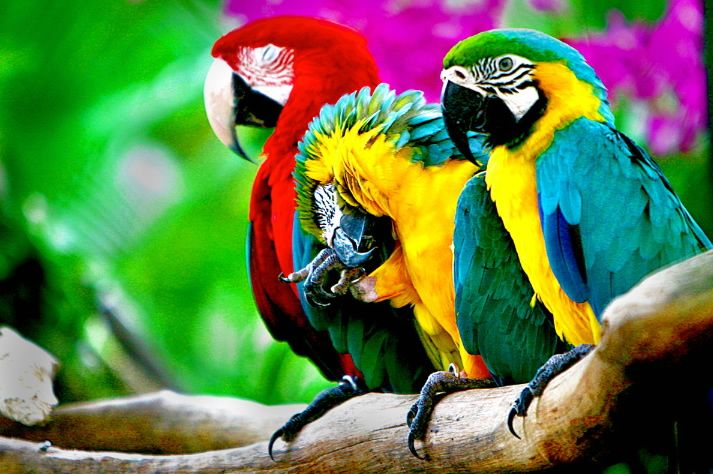
#> input picture kMeans/parrots.jpg, 713 x 474 px
$ python kmeans.py
#> lines starting #> are read from the running program, lines starting #| are printed output that depends on the picture
# tested on Python 3.6.3
# work dir must contain: parrots.jpg
# compresses an image with kmeans and calculates PSNR metrics

import numpy  as np
import sklearn.cluster  # http://scikit-learn.org/stable/
import skimage          # http://scikit-image.org/
import skimage.io
#import os               # https://docs.python.org/3/library/os.html
import pylab            # https://scipy.github.io/old-wiki/pages/PyLab
import math             # https://docs.python.org/2/library/math.html

# set cd
#os.chdir('D:\Programming\Python\IntroML\kMeans')

# load image
image   =  skimage.io.imread('parrots.jpg')
#> image is the input picture: shape (474, 713, 3); mean R, G, B 96.8, 122.9, 72.5
#pylab.imshow(image)
# convert to float
imfloat = skimage.img_as_float(image)
dim     = np.shape(imfloat)[0:2]
#> dim = (474, 713)

# restructure data for kmeans
objfeat = np.zeros((dim[0]*dim[1],np.shape(imfloat)[2]))
k = 0
for i in range(dim[0]):
    for j in range(dim[1]):
        objfeat[k] = imfloat[i,j]
        k+=1
#> after the loop, k = 337962

# fit kmeans and define clusters for our data
kmeans = sklearn.cluster.KMeans(n_clusters = 11, init='k-means++', \
                                random_state=241)
result = kmeans.fit_predict(objfeat)

# change the color of each cluster to its mean/median
objfeat_mean = np.zeros((dim[0]*dim[1],3))
objfeat_medi = np.zeros((dim[0]*dim[1],3))

for i in range(kmeans.n_clusters):
    cluster_i     = [x for x in range(len(result)) if result[x]==i]
    colors_i      = [objfeat[x] for x in cluster_i]
    color_i_mean  = [np.array(colors_i)[:,j].mean() for j in range(3)]
    color_i_medi  = [np.median(np.array(colors_i)[:,j]) for j in range(3)]
    for obj in cluster_i:
        objfeat_mean[obj] = color_i_mean
        objfeat_medi[obj] = color_i_medi
#> this loop made 11 passes
#> (color_i_mean, color_i_medi) on passes 1 to 11: ([0.416, 0.299, 0.0865], [0.412, 0.314, 0.051]), ([0.791, 0.829, 0.803], [0.8, 0.831, 0.796]), ([0.954, 0.826, 0.0427], [0.984, 0.843, 0.0157]), ([0.0822, 0.634, 0.0447], [0.0431, 0.643, 0.0196]), ([0.0351, 0.0808, 0.0246], [0.00784, 0.0314, 0.00392]), ([0.0486, 0.614, 0.671], [0.0196, 0.604, 0.647]), ([0.782, 0.0769, 0.698], [0.792, 0.0157, 0.71]), ([0.573, 0.534, 0.447], [0.569, 0.537, 0.443]), ([0.0753, 0.362, 0.309], [0.0314, 0.361, 0.306]), ([0.341, 0.809, 0.421], [0.337, 0.812, 0.427]), ([0.822, 0.0798, 0.0299], [0.827, 0.0588, 0.0118])

image_new_mean = np.zeros((dim[0],dim[1],3))
image_new_medi = np.zeros((dim[0],dim[1],3))

k = 0
for i in range(dim[0]):
    for j in range(dim[1]):
        image_new_mean[i,j] = objfeat_mean[k]
        image_new_medi[i,j] = objfeat_medi[k]
        k+=1
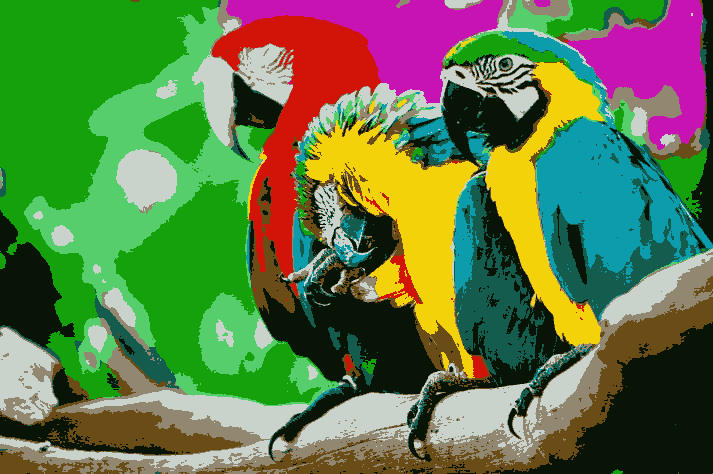
#> image_new_mean: shape (474, 713, 3) float64; mean of channels 0, 1, 2 0.38, 0.482, 0.284; drawn as R, G, B
#> after the loop, k = 337962

# show resulting images
pylab.imshow(image_new_mean)
pylab.show()
pylab.imshow(image_new_medi)
pylab.show()

# calculate mse for mean and median
dif_mean  = imfloat - image_new_mean
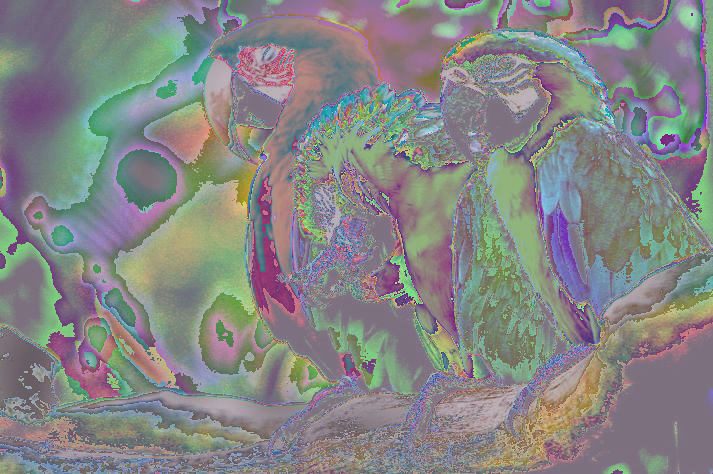
#> dif_mean: shape (474, 713, 3) float64; mean R, G, B -3.87e-15, -2.62e-15, -3.94e-16; drawn with min black and max white
dif_medi  = imfloat - image_new_medi

mse_mean  = np.sum(dif_mean**2)/(dim[0]*dim[1]*3)
#> mse_mean = 0.00981
mse_medi  = np.sum(dif_medi**2)/(dim[0]*dim[1]*3)
#> mse_medi = 0.0104

PSNR_mean = 20*math.log10(1) - 10*math.log10(mse_mean)
#> PSNR_mean = 20.08
PSNR_medi = 20*math.log10(1) - 10*math.log10(mse_medi)
#> PSNR_medi = 19.83

print('PSNR for mean and median are', round(PSNR_mean,2),'and', round(PSNR_medi,2))
#| PSNR for mean and median are 20.08 and 19.83

$ run again, with kMeans/10colors.png saved as kMeans/parrots.jpg
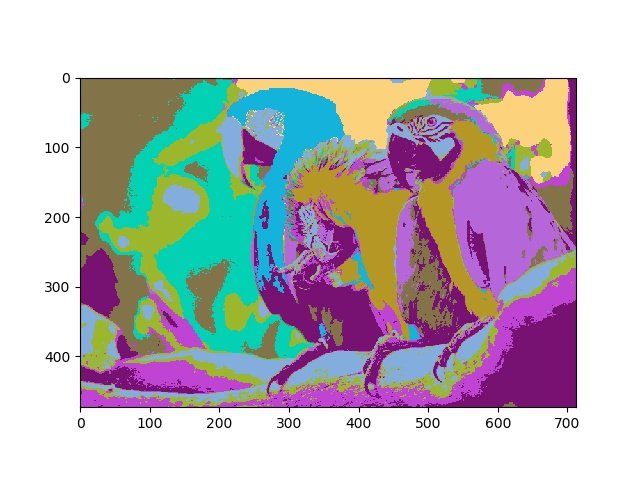
#> input picture kMeans/10colors.png, 640 x 480 px
#> image is the input picture: shape (480, 640, 3); mean R, G, B 188.7, 185.4, 189.2
#> after the loop `for i in range(dim[0]):`: k = 307200
#> the loop `for i in range(kmeans.n_clusters):` made 11 passes
#> (color_i_mean, color_i_medi) on passes 1 to 8: ([0.422, 0.0749, 0.406], [0.467, 0.0706, 0.447]), ([0.999, 0.999, 0.999], [1, 1, 1]), ([0.102, 0.693, 0.845], [0.0784, 0.702, 0.859]), ([0.709, 0.59, 0.161], [0.71, 0.592, 0.145]), ([0.623, 0.542, 0.542], [0.627, 0.569, 0.541]), ([0.533, 0.673, 0.815], [0.518, 0.678, 0.851]), ([0.981, 0.823, 0.501], [0.988, 0.824, 0.486]), ([0.501, 0.452, 0.306], [0.51, 0.451, 0.282])
#> after the loop `for i in range(dim[0]):`:
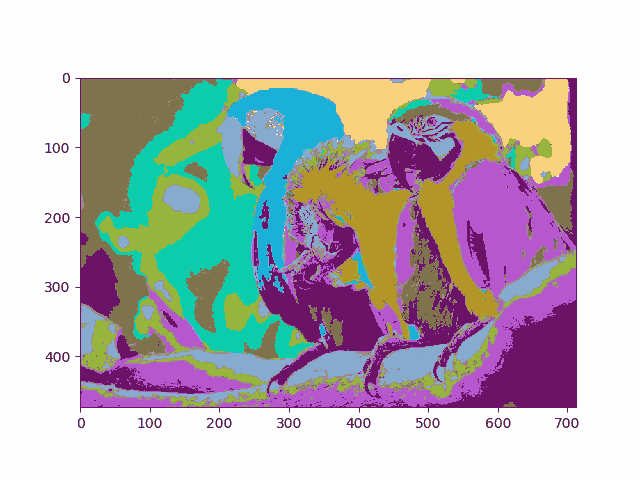
#> image_new_mean: shape (480, 640, 3) float64; mean of channels 0, 1, 2 0.74, 0.727, 0.742; drawn as R, G, B
#> `dif_mean  = imfloat - image_new_mean`:
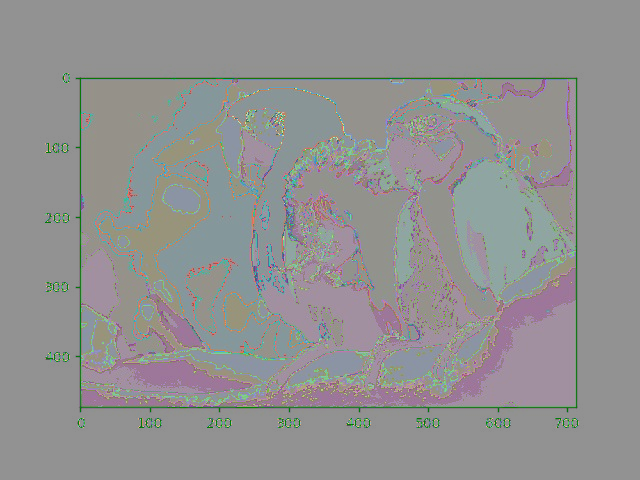
#> dif_mean: shape (480, 640, 3) float64; mean R, G, B -4.8e-16, -1.5e-15, -6.16e-16; drawn with min black and max white
#> mse_mean = 0.00232
#> mse_medi = 0.00259
#> PSNR_mean = 26.35
#> PSNR_medi = 25.87
#| PSNR for mean and median are 26.35 and 25.87

$ run again, with kMeans/10mean.png saved as kMeans/parrots.jpg
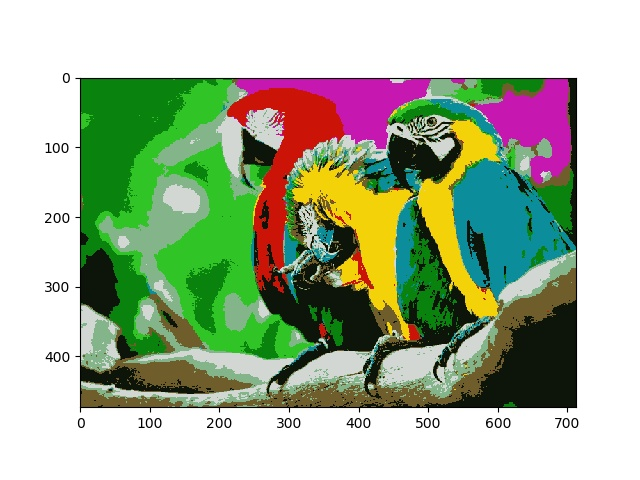
#> input picture kMeans/10mean.png, 640 x 480 px
#> image is the input picture: shape (480, 640, 3); mean R, G, B 169.2, 182.9, 156.4
#> after the loop `for i in range(dim[0]):`: k = 307200
#> the loop `for i in range(kmeans.n_clusters):` made 11 passes
#> (color_i_mean, color_i_medi) on passes 1 to 8: ([0.0492, 0.0818, 0.032], [0.051, 0.0824, 0.0392]), ([0.999, 0.999, 0.999], [1, 1, 1]), ([0.41, 0.372, 0.192], [0.424, 0.369, 0.18]), ([0.202, 0.759, 0.166], [0.188, 0.769, 0.149]), ([0.946, 0.82, 0.0689], [0.953, 0.824, 0.0353]), ([0.532, 0.7, 0.537], [0.522, 0.702, 0.541]), ([0.762, 0.101, 0.674], [0.776, 0.0902, 0.69]), ([0.0678, 0.547, 0.575], [0.0471, 0.553, 0.604])
#> `dif_mean  = imfloat - image_new_mean`:
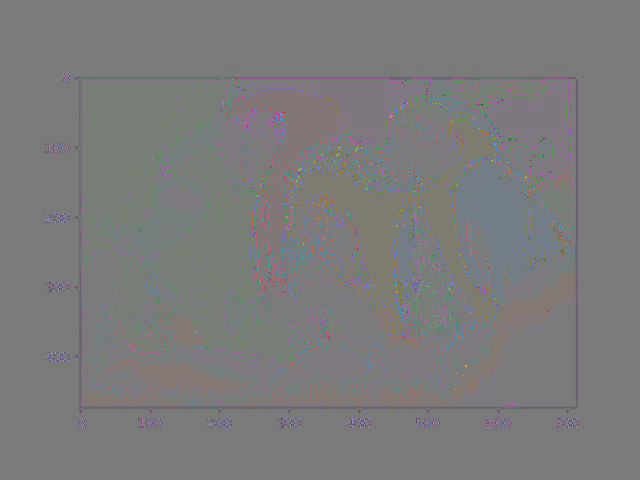
#> dif_mean: shape (480, 640, 3) float64; mean R, G, B -5.74e-16, 4.32e-17, -7.34e-17; drawn with min black and max white
#> mse_mean = 0.000908
#> mse_medi = 0.000986
#> PSNR_mean = 30.42
#> PSNR_medi = 30.06
#| PSNR for mean and median are 30.42 and 30.06
